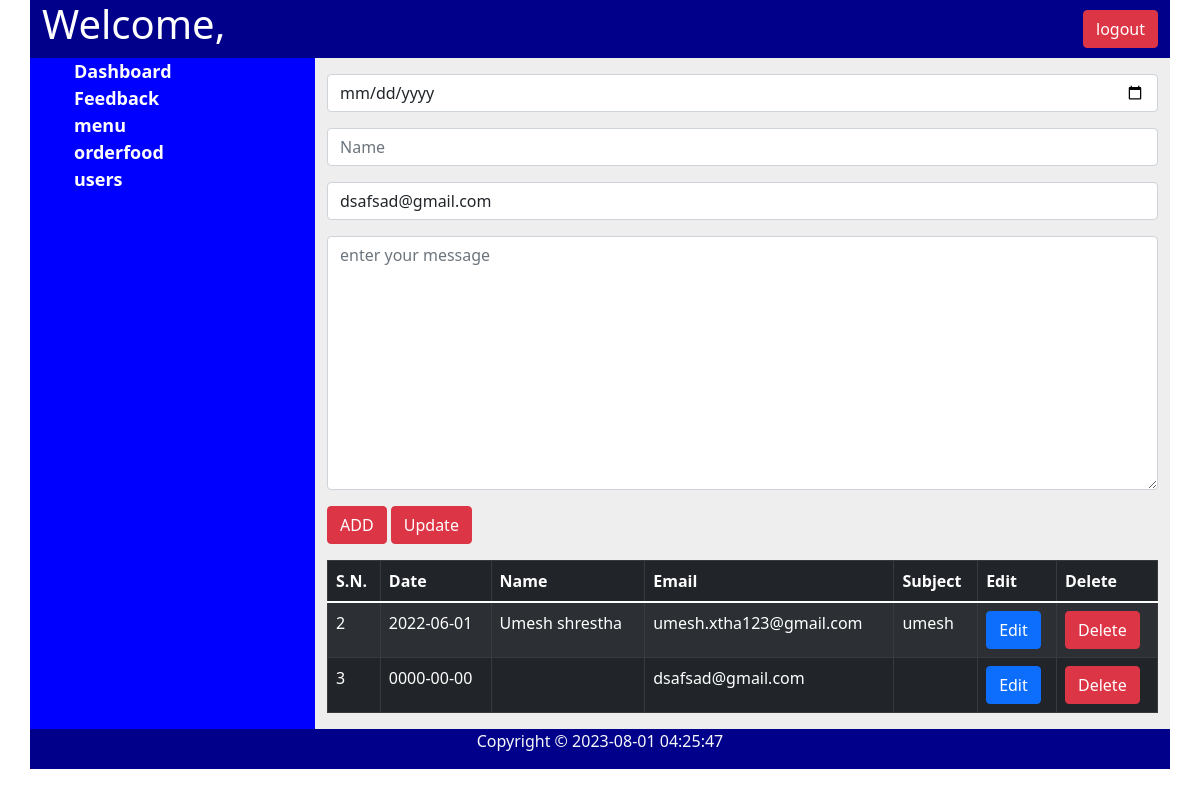
Page /admin/feedback.php?eid=3 on the committed database.
### tables this page shows
CREATE TABLE `feedback` (
  `id` int(11) NOT NULL,
  `Date` date NOT NULL,
  `Name` varchar(100) NOT NULL,
  `Email` varchar(100) NOT NULL,
  `Subject` varchar(5000) NOT NULL
);

### admin/class/Connection.php (called while the page is built, shortened)
<?php
class Connection
{
	private $host;
	private $user;
	private $password;
	private $database;
	private $connect;
	function __construct()
	{
		$this->host = 'localhost';
		$this->user = 'root';
		$this->password = '';
		$this->database = 'food-order';
	}
	function getConnection()
	{
		$this->connect = new mysqli($this->host, $this->user,
								$this->password, $this->database);
		return $this->connect;
	}
	function getData($qry)
	{
		$result = [];
		$data = $this->connect->query($qry);
		while($row = $data->fetch_assoc()) {
			$result[] = $row;
		}
		return $result;
	}
}

### admin/class/feedback.php (called while the page is built, shortened)
<?php
require_once'Connection.php';
class feedback
{
	private $conn;
	function __construct()
	{
		$this->conn = new Connection();
	}
	public function selectfeedback(){
		$qry = "SELECT * FROM feedback";
		return $this->conn->getData($qry);
	}
	public function selectSinglefeedback($id){
		$qry = "SELECT * FROM feedback WHERE id = $id";
		return $this->conn->getData($qry);
	}
}

### admin/feedback.php (the view, shortened to what this page needs)
<?php
require_once 'class/feedback.php';
$san = New feedback;
$data = $san->selectfeedback();
if(isset($_GET['eid']))
  {
    $selected = $san->selectSinglefeedback($_GET['eid']);
  }
?>
<!doctype html>
<html lang="en">
<head>
    <link href="https://cdn.jsdelivr.net/npm/bootstrap@5.1.3/dist/css/bootstrap.min.css" rel="stylesheet">
    <link rel="stylesheet" href="css/cms_css.css" />
</head>
<body>
    <div class="container">
        <?php include 'header.php'; ?>
        <div class="row">
            <?php include 'nav.php'; ?>
            <section class="col-md-9">
                <form method="post">
                    <div class="mb-3 mt-3">
                        <input type="date" placeholder="date" class="form-control  " name="date" value="<?php if(isset($_GET['eid'])){ echo $selected[0]['Date']; } ?>">
                    </div>
                    <div class="mb-3">
                        <input type="text" placeholder="Name" class="form-control" name="name" value="<?php if(isset($_GET['eid'])){ echo $selected[0]['Name']; } ?>">
                    </div>
                    <div class="mb-3">
                        <input type="email" placeholder="email" class="form-control mb-3" name="email" value="<?php if(isset($_GET['eid'])){ echo $selected[0]['Email']; } ?>">
                    </div>
                    <div class="mb-3">
                        <textarea class="form-control" placeholder="enter your message" id="" cols="30" rows="10" name="message" ><?php if(isset($_GET['eid'])){ echo $selected[0]['Subject']; } ?></textarea>
                    </div>
                    <div>
                        <input type="submit" name="btn-add" value="ADD" class="btn btn-danger  " >
                        <input type="submit" name="btn-update" value="Update" class="btn btn-danger">
                    </div>
                </form>
                <div>
                    <div class="table-responsive">
                        <table class="table table-striped table-bordered table-dark mt-3" id="myTable">
                            <thead>
                                <tr>
                                    <th>S.N.</th>
                                    <th>Date</th>
                                    <th>Name</th>
                                    <th>Email</th>
                                    <th>Subject</th>
                                    <th>Edit</th>
                                    <th>Delete</th>
                                </tr>
                            </thead>
                            <tbody>
                                <?php
                                foreach ($data as $dt) {
                                    echo "<tr>
						<td>" . $dt['id'] . "</td>
						<td>" . $dt['Date'] . "</td>
						<td>" . $dt['Name'] . "</td>
						<td>" . $dt['Email'] . "</td>
						<td>" . $dt['Subject'] . "</td>
						<td><a href='feedback.php?eid=" . $dt['id'] . "' class='btn btn-primary'>Edit</a></td>
						<td><a href='feedback.php?did=" . $dt['id'] . "' class='btn btn-danger' onclick='return confirm(&quot;Are you sure?&quot;)'>Delete</a></td>
					</tr>";
                                }
                                ?>
                            </tbody>
                        </table>
                    </div>
                </div>
            </section>
        </div>
        <?php include 'footer.php'; ?>
    </div>
</body>
</html>

### admin/css/cms_css.css (style rules this page uses)
section { background: #eeeeee; min-height: 500px; }

### rows in the picture
feedback: email "dsafsad@gmail.com", id "3", Date "0000-00-00", Email "dsafsad@gmail.com"
feedback: id "2", Date "2022-06-01", Name "Umesh shrestha", Email "umesh.xtha123@gmail.com", Subject "umesh"
